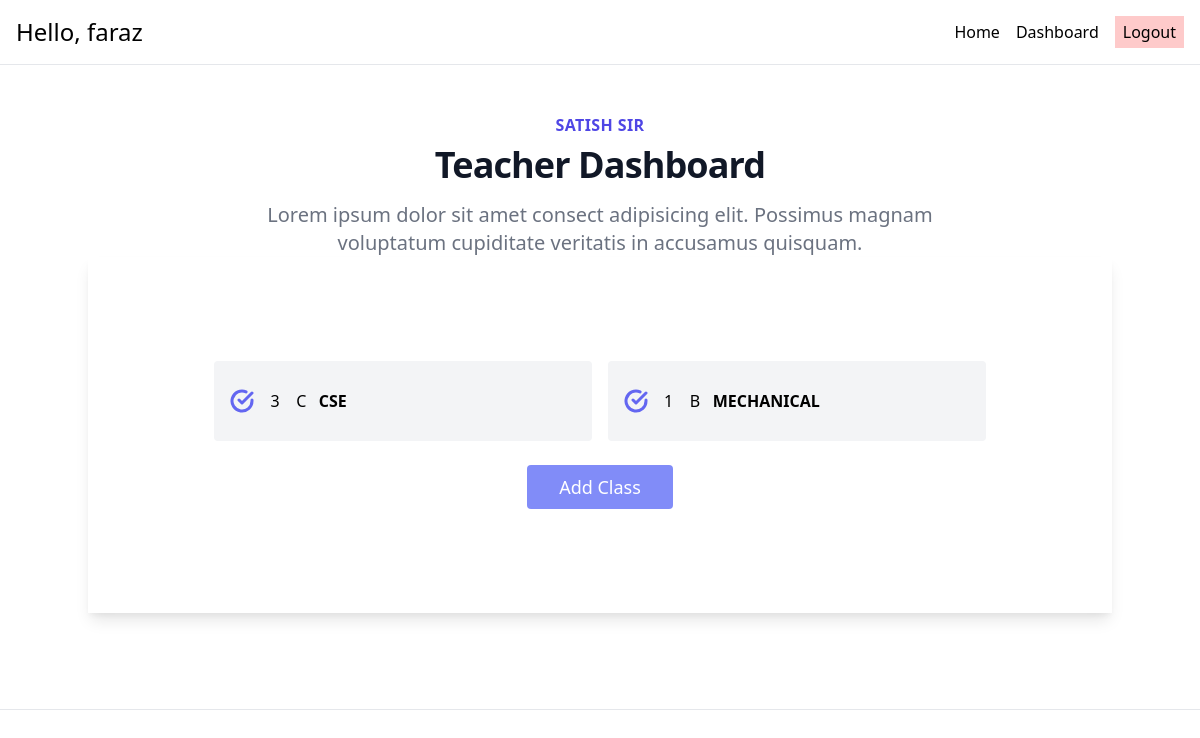
The app's page /dashboard/ (signed in), older data.
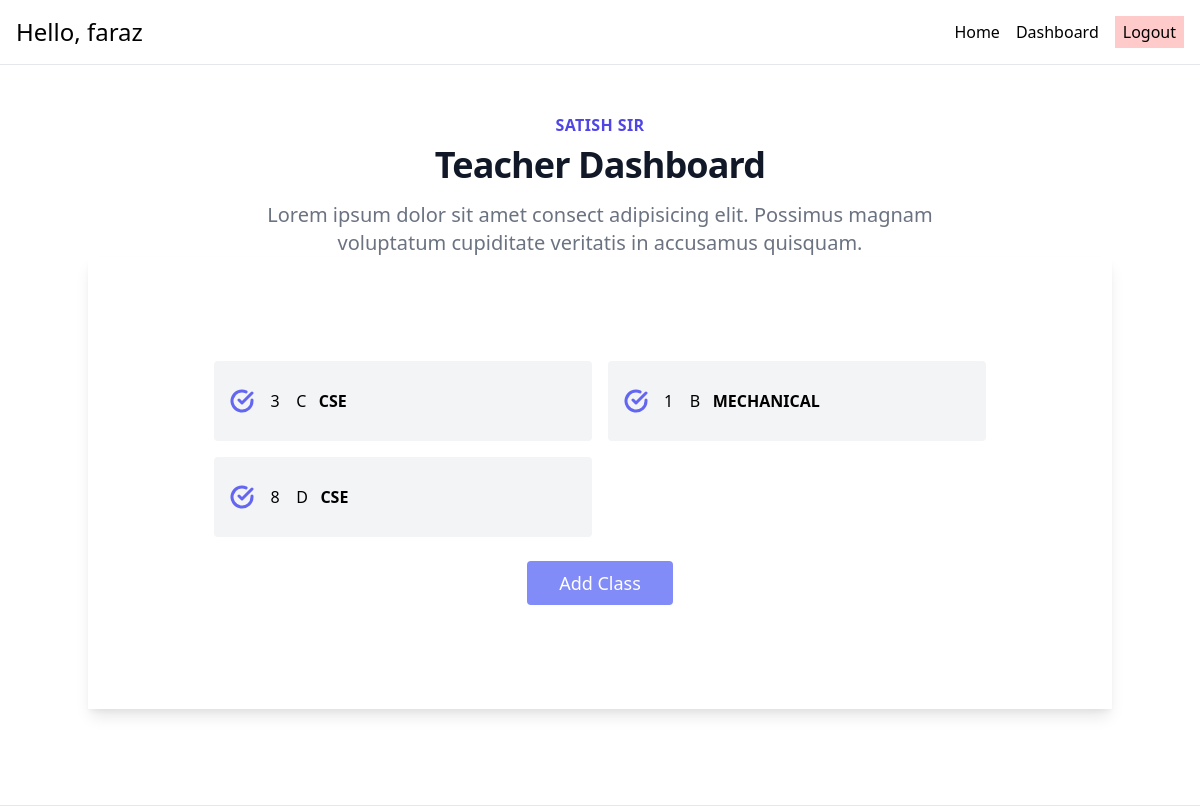
The same page, newer data.
### attendence/models.py (models this page shows, shortened)
class Class(models.Model):
    branc = (
        ('cse','cse'),
        ('is', 'is'),
        ('civil', 'civil'),
        ('mechanical', 'mechanical'),
    )
    sem = (
        (1,1),(2,2),(3,3),(4,4),(5,5),(6,6),(7,7),(8,8),
    )
    section = (
        ('A','A'),('B','B'),('C','C'),('D','D'),
    )
    teacher = models.ForeignKey(Teacher, on_delete=models.CASCADE)
    branch = models.CharField(max_length = 200, choices=branc, null=True, blank=True)
    sem = models.IntegerField(choices=sem, null=True, blank=True)
    sec = models.CharField(max_length = 200, choices=section, null=True, blank=True)

### attendence/views.py (the view)
# urls.py: path('dashboard/', views.dashboard, name='dashboard-page'),
@login_required
def dashboard(request):
    teacher = Teacher.objects.filter(user=request.user)
    clss = Class.objects.filter(teacher=request.user.teacher)
    teacher = request.user.teacher
    context = {
        'teacher':teacher,
        'clss':clss,
    }
    return render(request, 'attendence/dashboard.html', context)

### attendence/models.py (called while the page is built)
    def __str__(self):
        return self.name

### attendence/templates/attendence/dashboard.html (shortened to what this page needs)
{% extends 'attendence/partials/base.html' %}
{% block content %}
<div class="py-12 bg-white">
    <div class="max-w-7xl mx-auto px-4 sm:px-6 lg:px-8">
        <div class="lg:text-center">
            <h2 class="text-base text-indigo-600 font-semibold tracking-wide uppercase">{{teacher}}</h2>
            <p class="mt-2 text-3xl leading-8 font-extrabold tracking-tight text-gray-900 sm:text-4xl">
                Teacher Dashboard
            </p>
            <p class="mt-4 max-w-2xl text-xl text-gray-500 lg:mx-auto">
                Lorem ipsum dolor sit amet consect adipisicing elit. Possimus magnam voluptatum cupiditate veritatis in
                accusamus quisquam.
            </p>
        </div>
        <div class="container px-5 py-24 mx-auto shadow-lg">
            <div class="flex flex-wrap lg:w-4/5 sm:mx-auto sm:mb-2 -mx-2">
                {% for cls in clss %}
                <div class="p-2 sm:w-1/2 w-full">
                    <div class="bg-gray-100 rounded flex p-4 h-full items-center">
                        <svg fill="none" stroke="currentColor" stroke-linecap="round" stroke-linejoin="round"
                            stroke-width="3" class="text-indigo-500 w-6 h-6 flex-shrink-0 mr-4" viewBox="0 0 24 24">
                            <path d="M22 11.08V12a10 10 0 11-5.93-9.14"></path>
                            <path d="M22 4L12 14.01l-3-3"></path>
                        </svg>
                        <a class="title-font font-medium" href="{% url 'attendence-page' brnch=cls.branch sem=cls.sem sec=cls.sec %}">{{cls.sem}} &nbsp;&nbsp; {{cls.sec}}  <b class="uppercase" >&nbsp;&nbsp;{{cls.branch}}</b>  </a>
                        </div>
                       <br>
                </div>
                {% endfor %}
            </div>
            <div class="p-2 w-full">
                <button class="flex mx-auto text-white bg-indigo-400 border-0 py-2 px-8 focus:outline-none hover:bg-indigo-600 rounded text-lg"><a href="{% url 'add-class-page' %}">Add Class</a></button>
        </div>
    </div>
</div>
</div>
<br><br>
<hr>
{% endblock content %}

Row changes from the older to the newer data that the page shows:
added Class: sem "8", sec "D", branch "CSE"
